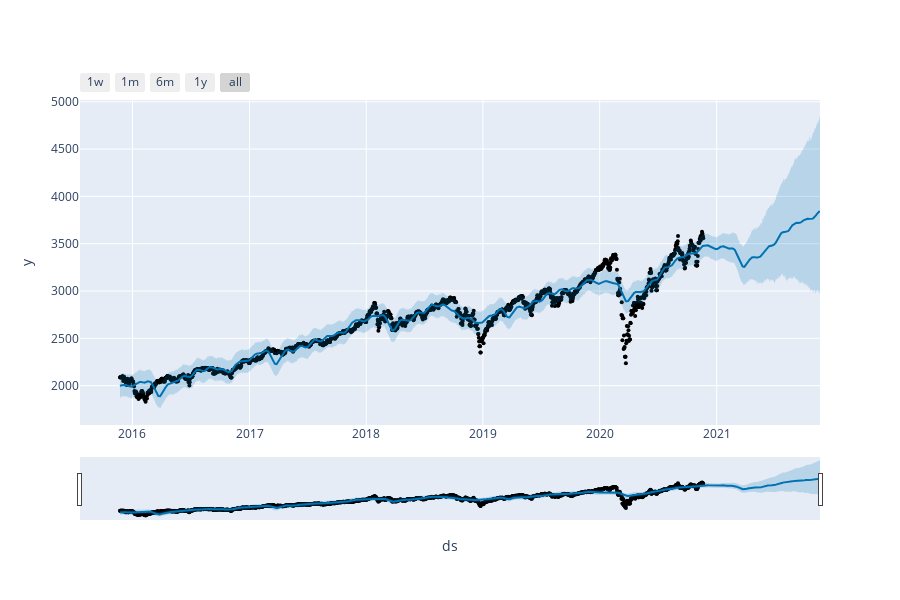

The notebook cell saved with this chart:
### Code cell
plot_plotly(model, forecast)

### Figure 1 — Plotly figure (JSON) as saved in the notebook; plotly's stock layout.template omitted (floating-point values rounded to 4 significant figures; data arrays with more than 128 entries replaced by an {"elided": "..."} marker saying what was removed)
{"data": [{"marker": {"color": "black", "size": 4}, "mode": "markers", "name": "Actual", "type": "scatter", "x": {"elided": "1825 str values"}, "y": {"elided": "1825 float values"}}, {"hoverinfo": "skip", "line": {"width": 0}, "mode": "lines", "type": "scatter", "x": {"elided": "2190 str values"}, "y": {"elided": "2190 float values"}}, {"fill": "tonexty", "fillcolor": "rgba(0, 114, 178, 0.2)", "line": {"color": "#0072B2", "width": 2}, "mode": "lines", "name": "Predicted", "type": "scatter", "x": {"elided": "2190 str values"}, "y": {"elided": "2190 float values"}}, {"fill": "tonexty", "fillcolor": "rgba(0, 114, 178, 0.2)", "hoverinfo": "skip", "line": {"width": 0}, "mode": "lines", "type": "scatter", "x": {"elided": "2190 str values"}, "y": {"elided": "2190 float values"}}], "layout": {"height": 600, "showlegend": false, "width": 900, "xaxis": {"rangeselector": {"buttons": [{"count": 7, "label": "1w", "step": "day", "stepmode": "backward"}, {"count": 1, "label": "1m", "step": "month", "stepmode": "backward"}, {"count": 6, "label": "6m", "step": "month", "stepmode": "backward"}, {"count": 1, "label": "1y", "step": "year", "stepmode": "backward"}, {"step": "all"}]}, "rangeslider": {"visible": true}, "title": {"text": "ds"}, "type": "date"}, "yaxis": {"title": {"text": "y"}}}}
